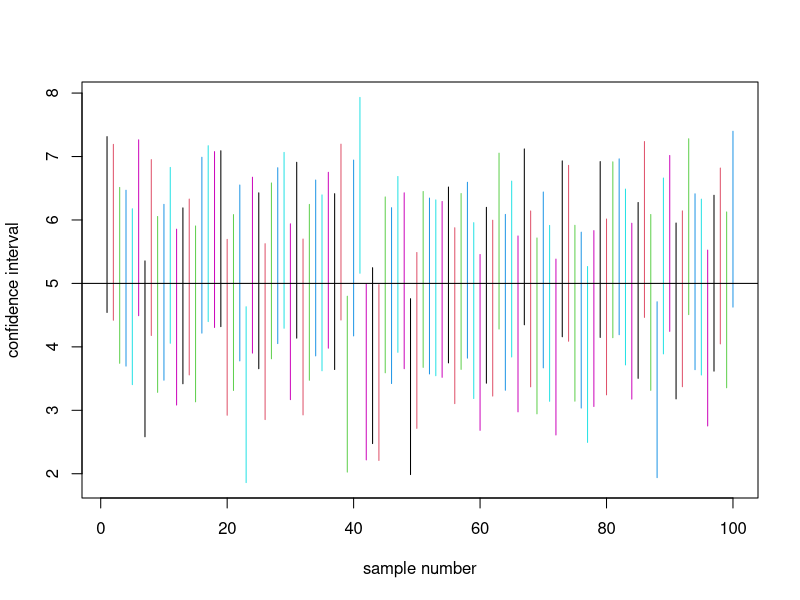

Generate this figure with R:

#########################################################################
# R code for repeating the process of simulating data and constructing #
# a confidence interval for mean of a normal distribution, and plotting #
# the confidence intervals                                             #
#########################################################################

# A function to simulate data from a N(mu, sigma^2) distribution and computing CI 

conf.int <- function(mu, sigma, n, alpha) {
	x <- rnorm(n, mu, sigma)
	ci <- mean(x) + c(-1, 1) * qnorm(1 - (alpha/2)) * sigma/sqrt(n)
	return(ci)
}

# Se mu, sigma, and alpha

mu <- 5
sigma <- sqrt(10)
n <- 20
alpha <- 0.05


# Get one CI

# > conf.int(mu, sigma, n, alpha)
# [1] 3.520961 6.292768
# > 

# Repeat the process nsim times

nsim <- 10000
ci.mat <- replicate(nsim, conf.int(mu, sigma, n, alpha))

# > dim(ci.mat)
# [1]     2 10000
# > 

# The first 5 intervals

# >  ci.mat[, 1:5]
         # [,1]     [,2]     [,3]     [,4]     [,5]
# [1,] 3.562460 4.122238 4.866313 4.081422 3.668361
# [2,] 6.334267 6.894046 7.638121 6.853229 6.440169
# > 

# Graphing the first 100 intervals

matplot(rbind(1:100, 1:100), ci.mat[, 1:100], type = "l", lty = 1, 
	xlab = "sample number", ylab = "confidence interval")
abline(h = mu)

# Proportion of times the interval is correct

# > mean( (mu >= ci.mat[1,])*(mu <= ci.mat[2,]) )
# [1] 0.9505
# > 

##################################################################################
